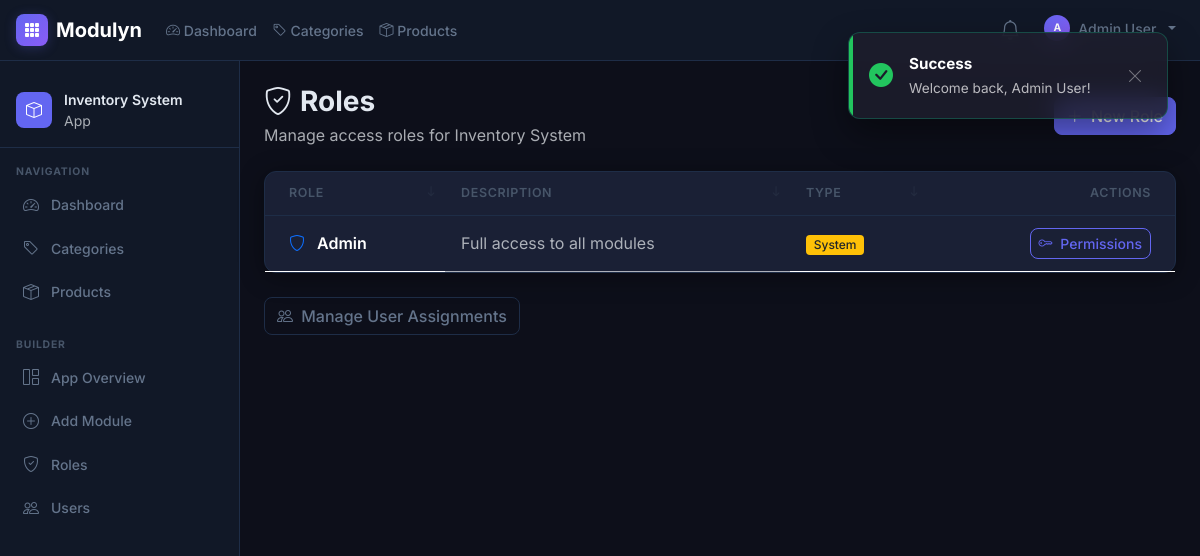
/apps/1/roles (signed in), run on the app's committed database.
### tables this page shows
CREATE TABLE IF NOT EXISTS `modules` (
    `id`            INT UNSIGNED   NOT NULL AUTO_INCREMENT,
    `app_id`        INT UNSIGNED   NOT NULL,
    `name`          VARCHAR(120)   NOT NULL,
    `slug`          VARCHAR(120)   NOT NULL,   
    `description`   TEXT           NULL,
    `icon`          VARCHAR(80)    NOT NULL DEFAULT 'bi-table',
    `sort_order`    INT            NOT NULL DEFAULT 0,
    `is_active`     TINYINT(1)     NOT NULL DEFAULT 1,
    `settings`      JSON           NULL,       
    `created_at`    DATETIME       NOT NULL DEFAULT CURRENT_TIMESTAMP,
    `updated_at`    DATETIME       NOT NULL DEFAULT CURRENT_TIMESTAMP ON UPDATE CURRENT_TIMESTAMP,
    PRIMARY KEY (`id`),
    UNIQUE KEY `uq_modules_app_slug` (`app_id`, `slug`),
    CONSTRAINT `fk_modules_app` FOREIGN KEY (`app_id`) REFERENCES `apps` (`id`) ON DELETE CASCADE
);

CREATE TABLE IF NOT EXISTS `apps` (
    `id`          INT UNSIGNED     NOT NULL AUTO_INCREMENT,
    `name`        VARCHAR(120)     NOT NULL,
    `slug`        VARCHAR(120)     NOT NULL,    
    `description` TEXT             NULL,
    `icon`        VARCHAR(80)      NOT NULL DEFAULT 'bi-grid',   
    `color`       VARCHAR(20)      NOT NULL DEFAULT '#6366f1',   
    `owner_id`    INT UNSIGNED     NOT NULL,
    `is_active`   TINYINT(1)       NOT NULL DEFAULT 1,
    `settings`    JSON             NULL,        
    `created_at`  DATETIME         NOT NULL DEFAULT CURRENT_TIMESTAMP,
    `updated_at`  DATETIME         NOT NULL DEFAULT CURRENT_TIMESTAMP ON UPDATE CURRENT_TIMESTAMP,
    PRIMARY KEY (`id`),
    UNIQUE KEY `uq_apps_slug` (`slug`),
    CONSTRAINT `fk_apps_owner` FOREIGN KEY (`owner_id`) REFERENCES `users` (`id`) ON DELETE CASCADE
);

CREATE TABLE IF NOT EXISTS `roles` (
    `id`          INT UNSIGNED     NOT NULL AUTO_INCREMENT,
    `app_id`      INT UNSIGNED     NOT NULL,
    `name`        VARCHAR(80)      NOT NULL,
    `description` VARCHAR(255)     NULL,
    `is_system`   TINYINT(1)       NOT NULL DEFAULT 0,   
    `created_at`  DATETIME         NOT NULL DEFAULT CURRENT_TIMESTAMP,
    PRIMARY KEY (`id`),
    UNIQUE KEY `uq_roles_app_name` (`app_id`, `name`),
    CONSTRAINT `fk_roles_app` FOREIGN KEY (`app_id`) REFERENCES `apps` (`id`) ON DELETE CASCADE
);

### core/Controller.php (called while the page is built, shortened)
<?php
abstract class Controller
{
    protected function view(string $view, array $data = [], string $layout = 'main'): void
    {
        extract($data, EXTR_SKIP);
        $viewFile = BASE_PATH . '/views/' . str_replace('.', '/', $view) . '.php';
        require $viewFile;
        $layoutFile = BASE_PATH . '/views/layouts/' . $layout . '.php';
        require $layoutFile;
    }
}

### controllers/RoleController.php (called while the page is built, shortened)
<?php
class RoleController extends Controller
{
    private AppEngine    $appEngine;
    private RbacEngine   $rbacEngine;
    public function __construct(\PDO $db)
    {
        $this->appEngine   = new AppEngine($db);
        $this->rbacEngine  = new RbacEngine($db);
    }
    public function index(Request $req, array $params): void
    {
        $app   = $this->resolveApp($params['appId'] ?? 0);
        $roles = $this->rbacEngine->listRoles($app['id']);
        $this->view('roles.index', ['title' => 'Roles', 'app' => $app, 'roles' => $roles]);
    }
    private function resolveApp(mixed $id): array
    {
        $app = $this->appEngine->getApp((int)$id);
        return $app;
    }
}

### index.php (called while the page is built, shortened)
<?php
require_once __DIR__ . '/config/database.php';
spl_autoload_register(function (string $class): void {
    $prefixes = [
        'Core\\'        => __DIR__ . '/core/',
        'Engine\\'      => __DIR__ . '/engine/',
        'Controllers\\' => __DIR__ . '/controllers/',
        'Models\\'      => __DIR__ . '/models/',
        'Plugins\\'     => __DIR__ . '/plugins/',
    ];
    foreach ($prefixes as $prefix => $dir) {
        if (str_starts_with($class, $prefix)) {
            $relative = substr($class, strlen($prefix));
            $file = $dir . str_replace('\\', '/', $relative) . '.php';
            if (file_exists($file)) {
                return;
            }
        }
    }
});
$pluginManager = new PluginManager();
$pluginManager->register(new \Plugins\AuditLog\AuditLogPlugin(getDB()));
$pluginManager->boot();
$router = new Router($pluginManager);
$request = new Request();
try {
    $router->dispatch($request);
} catch (\Exception $e) {
    file_put_contents(__DIR__.'/error.log', date('Y-m-d H:i:s') . ' | ' . $e->getMessage() . "\n" . $e->getTraceAsString() . "\n", FILE_APPEND);
    http_response_code(500);
    if (APP_ENV === 'development') {
        echo '<pre style="background:#1e1e2e;color:#cdd6f4;padding:2rem;font-family:monospace;">';
        echo '<strong style="color:#f38ba8">Error:</strong> ' . htmlspecialchars($e->getMessage()) . "\n\n";
        echo htmlspecialchars($e->getTraceAsString());
        echo '</pre>';
    } else {
        echo '<h1>Internal Server Error</h1><p>Please try again later.</p>';
    }
}

### engine/AppEngine.php (called while the page is built, shortened)
<?php
class AppEngine
{
    public function getApp(int $appId): ?array
    {
        $stmt = $this->db->prepare('SELECT * FROM apps WHERE id = ? AND is_active = 1');
        $stmt->execute([$appId]);
        return $stmt->fetch() ?: null;
    }
}

### engine/RbacEngine.php (called while the page is built, shortened)
<?php
class RbacEngine
{
    public function listRoles(int $appId): array
    {
        $stmt = $this->db->prepare('SELECT * FROM roles WHERE app_id=? ORDER BY is_system DESC, name ASC');
        $stmt->execute([$appId]);
        return $stmt->fetchAll();
    }
}

### core/Request.php (called while the page is built, shortened)
<?php
class Request
{
    public function method(): string
    {
        return strtoupper($_SERVER['REQUEST_METHOD'] ?? 'GET');
    }
}

### config/database.php (called while the page is built, shortened)
<?php
function getDB(): PDO
{
    static $pdo = null;
    if ($pdo === null) {
        $dsn = sprintf(
            'mysql:host=%s;port=%s;dbname=%s;charset=%s',
            DB_HOST, DB_PORT, DB_NAME, DB_CHARSET
        );
        $options = [
            PDO::ATTR_ERRMODE            => PDO::ERRMODE_EXCEPTION,
            PDO::ATTR_DEFAULT_FETCH_MODE => PDO::FETCH_ASSOC,
            PDO::ATTR_EMULATE_PREPARES   => false,
            PDO::ATTR_STRINGIFY_FETCHES  => false,
        ];
        $pdo = new PDO($dsn, DB_USER, DB_PASS, $options);
    }
    return $pdo;
}

### engine/ModuleEngine.php (called while the page is built, shortened)
<?php
class ModuleEngine
{
    public function listModules(int $appId): array
    {
        $stmt = $this->db->prepare(
            'SELECT * FROM modules WHERE app_id = ? AND is_active = 1 ORDER BY sort_order ASC, id ASC'
        );
        $stmt->execute([$appId]);
        return $stmt->fetchAll();
    }
}

### core/Session.php (called while the page is built, shortened)
<?php
class Session
{
    public static function get(string $key, mixed $default = null): mixed
    {
        return $_SESSION[$key] ?? $default;
    }
}

### core/Middleware.php (called while the page is built, shortened)
<?php
class Middleware
{
    public static function auth(): array
    {
        $user = Session::get('user');
        return $user;
    }
    public static function admin(): array
    {
        $user = self::auth();
        return $user;
    }
}

### views/roles/index.php (the view, shortened to what this page needs)
<div class="d-flex justify-content-between align-items-center mb-4">
    <div>
        <h1 class="h3 fw-bold mb-1"><i class="bi bi-shield-check me-2"></i>Roles</h1>
        <p class="text-muted mb-0">Manage access roles for <?= htmlspecialchars($app['name']) ?></p>
    </div>
    <a href="<?= APP_URL ?>/apps/<?= $app['id'] ?>/roles/create" class="btn btn-primary">
        <i class="bi bi-plus-lg me-1"></i> New Role
    </a>
</div>
<div class="card">
    <div class="table-responsive">
        <table class="table table-dark table-hover align-middle mb-0">
            <thead>
                <tr>
                    <th class="ps-4">Role</th>
                    <th>Description</th>
                    <th>Type</th>
                    <th class="pe-4 text-end">Actions</th>
                </tr>
            </thead>
            <tbody>
                <?php foreach ($roles as $role): ?>
                <tr>
                    <td class="ps-4 fw-semibold">
                        <i class="bi bi-shield me-2 text-primary"></i>
                        <?= htmlspecialchars($role['name']) ?>
                    </td>
                    <td class="text-muted"><?= htmlspecialchars($role['description'] ?? '—') ?></td>
                    <td>
                        <?php if ($role['is_system']): ?>
                        <span class="badge bg-warning text-dark">System</span>
                        <?php else: ?>
                        <span class="badge bg-secondary">Custom</span>
                        <?php endif; ?>
                    </td>
                    <td class="pe-4 text-end">
                        <div class="d-flex justify-content-end gap-2">
                            <a href="<?= APP_URL ?>/apps/<?= $app['id'] ?>/roles/<?= $role['id'] ?>/permissions"
                               class="btn btn-sm btn-outline-primary" title="Manage Permissions">
                                <i class="bi bi-key me-1"></i> Permissions
                            </a>
                        </div>
                    </td>
                </tr>
                <?php endforeach; ?>
            </tbody>
        </table>
    </div>
</div>
<div class="mt-4">
    <a href="<?= APP_URL ?>/apps/<?= $app['id'] ?>/users" class="btn btn-outline-secondary">
        <i class="bi bi-people me-1"></i> Manage User Assignments
    </a>
</div>

### core/Router.php (shortened to what this page needs)
<?php
class Router
{
    private array $routes = [];
    private function addRoute(string $method, string $pattern, string $handler): void
    {
        $this->routes[$method][] = [
            'pattern' => $pattern,
            'handler' => $handler,
        ];
    }
    public function dispatch(Request $request): void
    {
        $method = $request->method();
        $uri    = $request->uri();
        $routeList = $this->routes[$method] ?? [];
        foreach ($routeList as $route) {
            $params = $this->matchPattern($route['pattern'], $uri);
            if ($params !== null) {
                $this->callHandler($route['handler'], $params, $request);
                return;
            }
        }
    }
    private function matchPattern(string $pattern, string $uri): ?array
    {
        $regex = preg_replace('/\{([a-zA-Z_]+)\}/', '(?P<$1>[^/]+)', $pattern);
        $regex = '#^' . $regex . '$#';
        if (preg_match($regex, $uri, $matches)) {
            return array_filter($matches, 'is_string', ARRAY_FILTER_USE_KEY);
        }
        return null;
    }
    private function callHandler(string $handler, array $params, Request $request): void
    {
        [$controllerName, $method] = explode('@', $handler);
        $controller = new $fqcn(getDB());
        $request->setRouteParams($params);
        $controller->$method($request, $params);
    }
}

### views/partials/navbar.php (shortened to what this page needs)
<?php
$user    = $user ?? \Core\Session::get('user');
$currentApp = $app ?? null;
$modules = [];
if ($currentApp) {
    $modEngine = new \Engine\ModuleEngine(getDB());
    $modules   = $modEngine->listModules($currentApp['id']);
}
?>
<nav class="navbar navbar-dark navbar-expand-lg app-navbar px-3">
    <a class="navbar-brand d-flex align-items-center gap-2" href="<?= APP_URL ?>">
        <div class="brand-icon"><i class="bi bi-grid-3x3-gap-fill"></i></div>
        <span class="fw-bold">Modulyn</span>
    </a>
    <div class="collapse navbar-collapse" id="mainNav">
        <?php if ($currentApp): ?>
        <ul class="navbar-nav me-auto">
            <li class="nav-item">
                <a class="nav-link" href="<?= APP_URL ?>/apps/<?= $currentApp['id'] ?>/dashboard">
                    <i class="bi bi-speedometer2"></i> Dashboard
                </a>
            </li>
            <?php foreach ($modules as $m): ?>
            <li class="nav-item">
                <a class="nav-link" href="<?= APP_URL ?>/apps/<?= $currentApp['id'] ?>/<?= $m['slug'] ?>">
                    <i class="bi <?= htmlspecialchars($m['icon']) ?>"></i>
                    <?= htmlspecialchars($m['name']) ?>
                </a>
            </li>
            <?php endforeach; ?>
        </ul>
        <?php endif; ?>
        <ul class="navbar-nav ms-auto gap-2 mt-3 mt-lg-0">
            <?php if ($user): ?>
            <li class="nav-item dropdown">
                <a class="nav-link d-flex align-items-center gap-1 position-relative"
                   href="#"
                   id="notifDropdown"
                   role="button"
                   data-bs-toggle="dropdown"
                   data-bs-auto-close="outside"
                   aria-expanded="false"
                   title="Notifications">
                    <div class="position-relative">
                        <i class="bi bi-bell fs-5"></i>
                    </div>
                </a>
            </li>
            <li class="nav-item dropdown">
                <a class="nav-link dropdown-toggle d-flex align-items-center gap-2" href="#" data-bs-toggle="dropdown">
                    <div class="user-avatar user-avatar-sm"><?= strtoupper(substr($user['name'], 0, 1)) ?></div>
                    <span><?= htmlspecialchars($user['name']) ?></span>
                </a>
            </li>
            <?php else: ?>
            <li class="nav-item"><a class="nav-link" href="<?= APP_URL ?>/login">Login</a></li>
            <?php endif; ?>
        </ul>
    </div>
</nav>

### views/partials/sidebar.php
<?php
$currentApp = $app ?? null;
$user = $user ?? \Core\Session::get('user');
?>
<?php if ($currentApp): ?>
<aside class="app-sidebar">
    <div class="sidebar-header">
        <div class="sidebar-app-icon" style="background: <?= htmlspecialchars($currentApp['color']) ?>">
            <i class="bi <?= htmlspecialchars($currentApp['icon']) ?>"></i>
        </div>
        <div>
            <div class="sidebar-app-name"><?= htmlspecialchars($currentApp['name']) ?></div>
            <div class="sidebar-app-sub text-muted small">App</div>
        </div>
    </div>
    <div class="sidebar-section-label">Navigation</div>
    <nav class="sidebar-nav">
        <a href="<?= APP_URL ?>/apps/<?= $currentApp['id'] ?>/dashboard" class="sidebar-link">
            <i class="bi bi-speedometer2"></i><span>Dashboard</span>
        </a>
        <?php
        $modEngine = new \Engine\ModuleEngine(getDB());
        $modules   = $modEngine->listModules($currentApp['id']);
        foreach ($modules as $m):
        ?>
        <a href="<?= APP_URL ?>/apps/<?= $currentApp['id'] ?>/<?= $m['slug'] ?>" class="sidebar-link">
            <i class="bi <?= htmlspecialchars($m['icon']) ?>"></i>
            <span><?= htmlspecialchars($m['name']) ?></span>
        </a>
        <?php endforeach; ?>
    </nav>
    <?php if (!empty($user['is_admin'])): ?>
    <div class="sidebar-section-label mt-3">Builder</div>
    <nav class="sidebar-nav">
        <a href="<?= APP_URL ?>/apps/<?= $currentApp['id'] ?>" class="sidebar-link">
            <i class="bi bi-grid-1x2"></i><span>App Overview</span>
        </a>
        <a href="<?= APP_URL ?>/apps/<?= $currentApp['id'] ?>/modules/create" class="sidebar-link">
            <i class="bi bi-plus-circle"></i><span>Add Module</span>
        </a>
        <a href="<?= APP_URL ?>/apps/<?= $currentApp['id'] ?>/roles" class="sidebar-link">
            <i class="bi bi-shield-check"></i><span>Roles</span>
        </a>
        <a href="<?= APP_URL ?>/apps/<?= $currentApp['id'] ?>/users" class="sidebar-link">
            <i class="bi bi-people"></i><span>Users</span>
        </a>
    </nav>
    <?php endif; ?>
</aside>
<?php endif; ?>

### data on the page
modules: name "Categories"
modules: name "Products"
apps: name "Inventory System"
roles: name "Admin", description "Full access to all modules", is_system "System"
